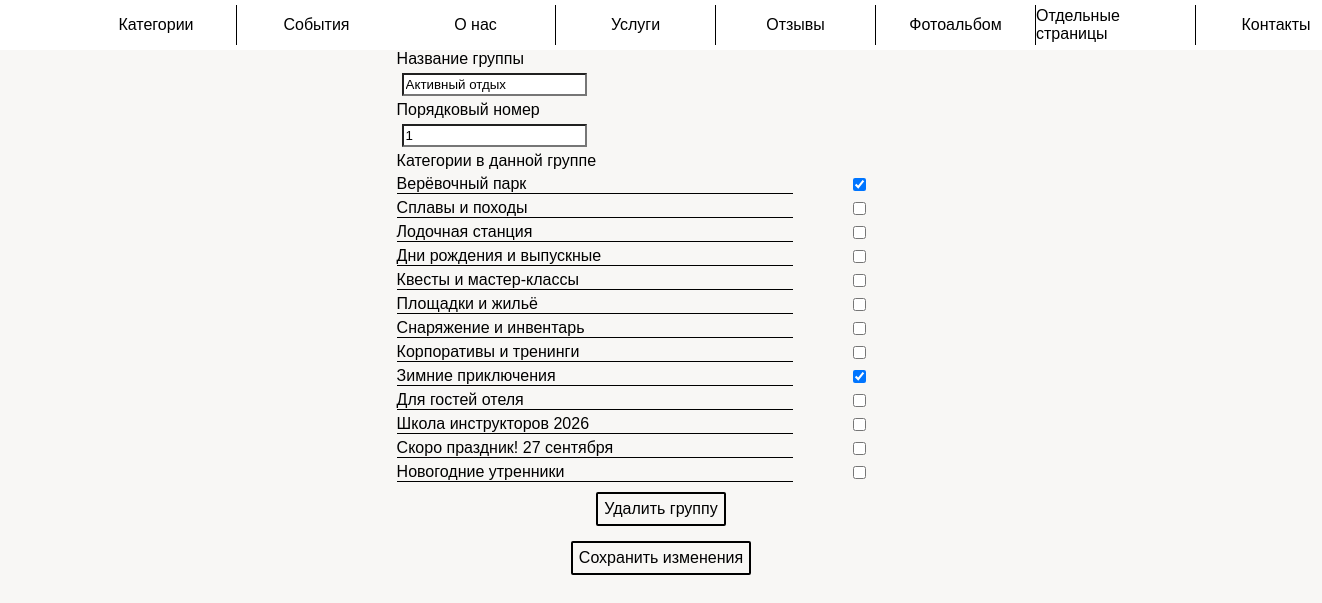
Page /admin_panel/edit_category_type?type_id=1 (signed in) on the committed database.
### app/models.py (models this page shows)
class Type(db.Model):
    id = db.Column(db.Integer, primary_key=True, index=True, unique=True)
    name = db.Column(db.String(128))
    number = db.Column(db.Integer, default=500)  # порядковый номер
    categories = db.relationship("CategoryType", backref="type", lazy="dynamic")

class Category(db.Model):
    id = db.Column(db.Integer, primary_key=True, index=True, unique=True)
    name = db.Column(db.String(128))
    description = db.Column(db.Text)
    status = db.Column(db.BOOLEAN())  # отображение клиентам
    services = db.relationship("ServiceCategory", backref="category", lazy="dynamic")
    number = db.Column(db.Integer, index=True, default=30)
    types = db.relationship("CategoryType", backref="category", lazy="dynamic")

### app/admin_panel/routes.py (the view, shortened to what this page needs)
@bp.route("/edit_category_type", methods=["GET", "POST"])
@login_required
def edit_category_type():
    type = Type.query.filter_by(id=request.args.get("type_id")).first()
    categories = Category.query.all()
    categories_checked = [0]
    for category in categories:
        if CategoryType.query.filter_by(
            type_id=type.id, category_id=category.id
        ).first():
            categories_checked.insert(category.id, category.id)
        else:
            categories_checked.insert(category.id, 0)
    return render_template(
        "admin_panel/edit_type_category.html",
        title="Группа категорий",
        type=type,
        categories=categories,
        categories_checked=categories_checked,
    )

### app/admin_panel/routes.py (called while the page is built)
@bp.after_request
def add_header(r):
    r.headers["Cache-Control"] = "no-cache, no-store, must-revalidate"
    r.headers["Pragma"] = "no-cache"
    r.headers["Expires"] = "1"
    r.headers["Cache-Control"] = "public, max-age=0"
    return r

### app/models.py (called while the page is built)
@login.user_loader
def load_user(id):
    return Admin.query.get(int(id))

### app/templates/admin_panel/edit_type_category.html (shortened to what this page needs)
{% extends "admin_panel/base.html" %}
{% block scripts %}
    <link rel="stylesheet" href="{{ url_for('static', filename='admin_panel/event_create.css') }}">
{% endblock %}
{% block app_content %}
    <form class="form" method="POST" enctype="multipart/form-data"
          action="{{ url_for('admin_panel.edit_category_type') }}?type_id={{ type.id }}">
        <div class="form_container">
            <label for="name">Название группы</label>
            <input type="text" name="name" id="name" placeholder="Название групп"
                   value="{{ type.name }}">
            <label for="number">Порядковый номер</label>
            <input type="number" name="number" id="number" placeholder="Порядковый номер"
            value="{{ type.number if type.number }}">
            <label for="select">Категории в данной группе</label>
            <div class="grid_category">
                {% set i = namespace(a=1) %}
                {% for category in categories %}
                        <label for="category{{ category.id }}" class="label_1">{{ category.name }}</label>
                        <input type="checkbox" id="category{{ category.id }}" class="checkbox"
                               name={{ category.id }}  value={{ category.id }}
                                {{ "checked" if category.id == categories_checked[i.a] else "" }}>
                        {% set i.a = i.a + 1 %}
                {% endfor %}
            </div>
            <div class="input__wrapper">
                <label for="delete" class="input__file_button">
                    <span class="input__file_button_text_2">Удалить группу</span>
                </label>
            </div>
            <div class="input__wrapper">
                <label for="submit" class="input__file_button">
                    <span class="input__file_button_text_2">Сохранить изменения</span>
                </label>
            </div>
        </div>
    </form>
{% endblock %}

### app/static/main/main.css (style rules this page uses)
:root { --background-color: rgba(169, 191, 239, 0.15); --primary-color: #ffa300; --primary-font-size: 16px; --primary-font-family: Arial, sans-serif; --primary-content-width: 960px; --primary-content-height: 100px; --modal_window_time: none; --vw: none; --vh: none; }
html { box-sizing: border-box; -webkit-tap-highlight-color: rgba(0, 0, 0, 0); height: 100vh; }
*, *:before, *:after { box-sizing: inherit; }
* { appearance: none; -webkit-appearance: none; font-family: var(--primary-font-family); }
body { margin: 0; -webkit-text-size-adjust: none; background-color: rgba(209, 207, 188, 0.15); height: 100vh; }

### app/static/admin_panel.css (style rules this page uses)
.input__wrapper { display: flex; align-items: center; justify-content: center; margin: 5px 0 5px 0; }
.checkbox { -webkit-appearance: checkbox; margin: 0 auto; }
.input__file_button { min-width: 80px; max-width: 200px; text-decoration: none; color: black; padding: 6px; border: 2px solid; border-radius: 2px; margin-bottom: 10px; text-align: center; }
.grid_category { display: grid; min-width: 40vw; grid-template-columns: 75% 1fr; text-align: left; justify-content: left; margin-top: 5px; margin-bottom: 10px; grid-row-gap: 5px; align-items: center; }
.label_1 { font-size: var(--primary-font-size); border-bottom: 1px solid; }

### app/static/admin_panel/event_create.css (style rules this page uses)
.form { display: flex; justify-content: center; }
input { display: flex; flex-direction: column; margin: 5px; padding: 2px; }

### rows in the picture
Type: name "Активный отдых", number "1"
Category: name "Верёвочный парк"
Category: name "Сплавы и походы"
Category: name "Лодочная станция"
Category: name "Дни рождения и выпускные"
Category: name "Квесты и мастер-классы"
Category: name "Площадки и жильё"
Category: name "Снаряжение и инвентарь"
Category: name "Корпоративы и тренинги"
Category: name "Зимние приключения"
Category: name "Для гостей отеля"
Category: name "Школа инструкторов 2026"
Category: name "Скоро праздник! 27 сентября"
Category: name "Новогодние утренники"
